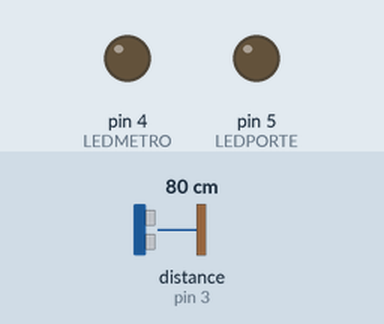
This sketch was run on a simulated Arduino Uno, built with avr-gcc and run on an emulated ATmega328P. Shown: output pins drawn as LEDs (lit = HIGH). Wiring (inferred from the names in the program): ultrasonic range finder: trigger pin 2; echo pin 3. Inputs (shaded band) come from the test bench; at power-on: distance to the obstacle (sensor on pin 3) 80 cm. The echo pulse lasts 58.3 µs per cm; pins used as bus, display or sensor lines are not drawn.

Above: at 14.9 s.
15.0 s: distance to the obstacle (sensor on pin 3) set to 2 cm
At 20.0 s:
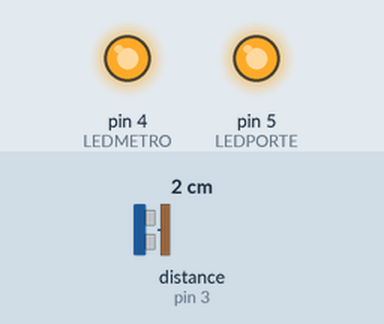
25.5 s: distance to the obstacle (sensor on pin 3) set to 16 cm
36.0 s: distance to the obstacle (sensor on pin 3) set to 21 cm
At 41.2 s:
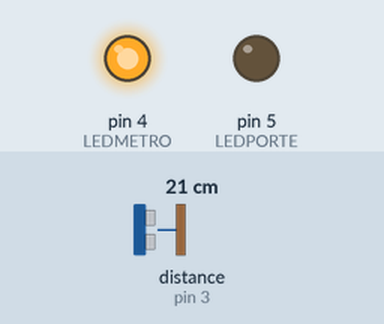
47.8 s: distance to the obstacle (sensor on pin 3) set to 4 cm
At 48.7 s:
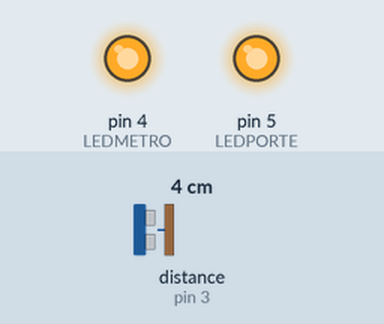
Timing chart, 0 to 50.8 s (numbered marks = the images above; inputs shaded):
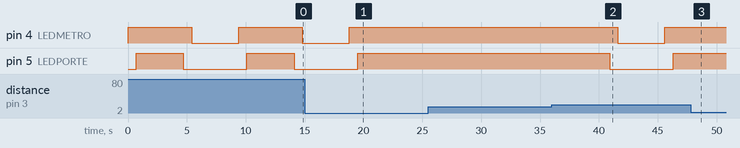

The sketch:

porte_validation.ino
```cpp
/*
 * Code d'exemple pour un capteur à ultrasons HC-SR04.
 */

/* Constantes pour les broches */
const byte TRIGGER_PIN = 2; // Broche TRIGGER
const byte ECHO_PIN = 3;    // Broche ECHO
int LEDMETRO = 4;
int LEDPORTE = 5;
/* Constantes pour le timeout */
const unsigned long MEASURE_TIMEOUT = 25000UL; // 25ms = ~8m à 340m/s

/* Vitesse du son dans l'air en mm/us */
const float SOUND_SPEED = 340.0 / 1000;

int resultat;

/** Fonction setup() */
void setup() {
   pinMode(LEDMETRO, OUTPUT);
   pinMode(LEDPORTE, OUTPUT);
  /* Initialise le port série */
  Serial.begin(115200);

  /* Initialise les broches */
  pinMode(TRIGGER_PIN, OUTPUT);
  digitalWrite(TRIGGER_PIN, LOW); // La broche TRIGGER doit être à LOW au repos
  pinMode(ECHO_PIN, INPUT);
}

/** Fonction loop() */
void loop() {


  digitalWrite(LEDMETRO, HIGH);
  delay(700);
  digitalWrite(LEDPORTE,HIGH);
  delay(4000);


  resultat =  fun1();
  if (resultat / 10.0 <= 18){
   digitalWrite(LEDMETRO, HIGH);
   digitalWrite(LEDPORTE, HIGH);
  } else {
  digitalWrite(LEDPORTE,LOW);
  delay(700);
  digitalWrite(LEDMETRO,LOW);
  }


  delay(4000);


}

int fun1(){
     /* 1. Lance une mesure de distance en envoyant une impulsion HIGH de 10µs sur la broche TRIGGER */
  digitalWrite(TRIGGER_PIN, HIGH);
  delayMicroseconds(10);
  digitalWrite(TRIGGER_PIN, LOW);

  /* 2. Mesure le temps entre l'envoi de l'impulsion ultrasonique et son écho (si il existe) */
  long measure = pulseIn(ECHO_PIN, HIGH, MEASURE_TIMEOUT);

  /* 3. Calcul la distance à partir du temps mesuré */
  float distance_mm = measure / 2.0 * SOUND_SPEED;

  return distance_mm;

}
```

Measured:
- the behaviour switches between 18 and 19 cm on distance to the obstacle (sensor on pin 3) (found by bisection; images 1 and 2)
- after the input at 15.0 s, pin 4 (LEDMETRO): goes on until 18.8 s, then stays HIGH; pin 5 (LEDPORTE): goes on until 19.5 s, then stays HIGH
- after the input at 25.5 s, every drawn part: stays the same
- after the input at 36.0 s, pin 4 (LEDMETRO): HIGH → LOW after 5.6 s, → HIGH 4.0 s later; pin 5 (LEDPORTE): HIGH → LOW after 4.9 s, → HIGH 5.4 s later
- after the input at 47.8 s, pin 4 (LEDMETRO): stays HIGH (without the input it goes to LOW after 3.2 s); pin 5 (LEDPORTE): stays HIGH (without the input it goes to LOW after 2.5 s)
- by itself, pin 4 (LEDMETRO): alternates HIGH for 5.4 s and LOW for 4.0 s
- by itself, pin 5 (LEDPORTE): alternates HIGH for 4.0 s and LOW for 5.4 s
